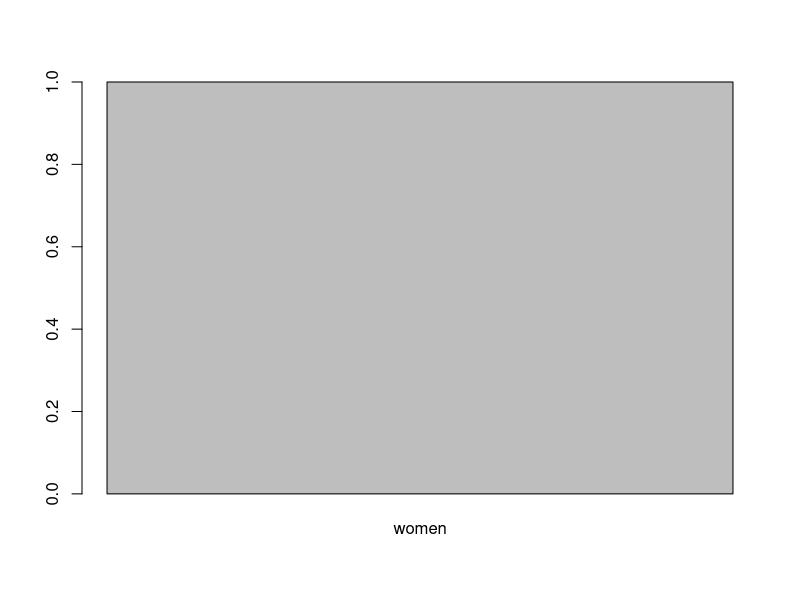

Reproduce this figure in R.
# 이순규

# 1.

getwd()
setwd("C:/Temp")
getwd()


# 2.
name <- "이순규"
name
age <- 31
age
address <- "부평구"
address

is.character(name)
is.numeric(name)
is.character(age)
is.numeric(age)
is.character(address)
is.numeric(address)


# 3.
gender <- "women"
gender
mode(gender)
class(gender)

Ngender <- as.factor(gender)
table(Ngender)
plot(Ngender)


# 4.
r <- (1:100)
r
rm <- mean(r)
rm
sum(1:100)
5050/100
